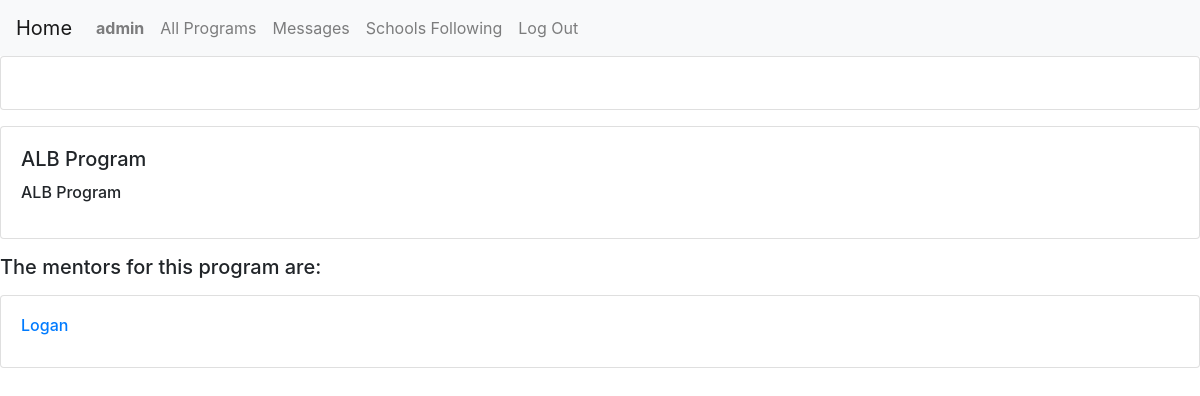
Screenshot of /profile/Harvard University/ALB Program (signed in) with the database file from the repository.
### alternativeSuccess/models.py (models this page shows)
class User(AbstractUser):
    following = models.ManyToManyField("School", related_name="schools_followed", default=None)
    program = models.ForeignKey("Program", default=None, null=True, on_delete=models.CASCADE, related_name="studentsprogram")
    isMentor = models.BooleanField(blank=True, default=False)
    mentor = models.ForeignKey("User", blank=True, default=None, null=True, on_delete=models.CASCADE, related_name="studentsmentor")

class Program(models.Model):
    school = models.ForeignKey("School", blank=True, default=None, null=True, on_delete=models.CASCADE, related_name="schools")
    name = models.TextField(blank=True)

### alternativeSuccess/views.py (the view)
# urls.py: path("profile/<str:schoolName>/<str:programName>", views.program, name="program"),
def program(request, schoolName, programName):
    school = School.objects.get(name=schoolName)
    program = Program.objects.get(school=school, name=programName)
    students = User.objects.filter(program=program)
    return render(request, "alternativeSuccess/program.html", {
        "program": program,
        "SchoolName":schoolName,
        "programName": programName,
        "Students": students,
    })

### alternativeSuccess/templates/alternativeSuccess/program.html (shortened to what this page needs)
{% extends "alternativeSuccess/layout.html" %}
{% block body %}
    <div class="card mb-3">
        <div class="row no-gutters">
            <div class="card-body">
            </div>
        </div>
    </div>
    <div id="programs">
        <div class="card mb-3">
            <div class="row no-gutters">
                <div class="card-body">
                    <h5 class="card-title">
                        {{ program.name }}
                    </h5>
                    <h6 class="card-title">
                        <p>{{ program.name }}</p>
                    </h6>
                </div>
            </div>
        </div>
    </div>
    {% if user.is_authenticated %}
        <div id="mentors">
            <h5 class="card-title">
                <p>The mentors for this program are:</p>
            </h5>
            {% for student in Students %}
                {% if student.isMentor == True %}
                    <div class="card mb-3">
                        <div class="row no-gutters">
                            <div class="card-body">
                                <h6 class="card-title">
                                    <a href="{% url 'userprofile' student.id %}">{{ student }}</a>
                                </h6>
                            </div>
                        </div>
                    </div>
                {% endif %}
            {% empty %}
                There are no mentors for this Program yet.
            {% endfor %}
        </div>
    {% endif %}
{% endblock %}

### alternativeSuccess/templates/alternativeSuccess/layout.html (shortened to what this page needs)
{% load static %}
<!DOCTYPE html>
<html lang="en">
    <head>
        <link rel="stylesheet" href="https://stackpath.bootstrapcdn.com/bootstrap/4.4.1/css/bootstrap.min.css">
        <link rel="stylesheet" href="https://cdnjs.cloudflare.com/ajax/libs/font-awesome/4.7.0/css/font-awesome.min.css">
        <link href="{% static 'alternativeSuccess/styles.css' %}" rel="stylesheet">
    </head>
    <body>
        <nav class="navbar navbar-expand-lg navbar-light bg-light">
            <a class="navbar-brand" href="#">Home</a>
            <div>
              <ul class="navbar-nav mr-auto">
                {% if user.is_authenticated %}
                    <li class="nav-item">
                        <a class="nav-link" href="{% url 'userprofile' user.id %}"><strong>{{ user.username }}</strong></a>
                    </li>
                {% endif %}
                <li class="nav-item">
                  <a class="nav-link" href="{% url 'index' %}">All Programs</a>
                </li>
                {% if user.is_authenticated %}
                    <li class="nav-item">
                        <a class="nav-link" href="{% url 'chatindex' %}">Messages</a>
                    </li>
                    <li class="nav-item">
                        <a class="nav-link" href="{% url 'following' %}">Schools Following</a>
                    </li>
                    <li class="nav-item">
                        <a class="nav-link" href="{% url 'logout' %}">Log Out</a>
                    </li>
                {% endif %}
              </ul>
            </div>
          </nav>
        <div class="body">
            {% block body %}
            {% endblock %}
        </div>
    </body>
</html>

### rows the page displays
User: username "admin"
Program: name "ALB Program"
User: username "Logan"
